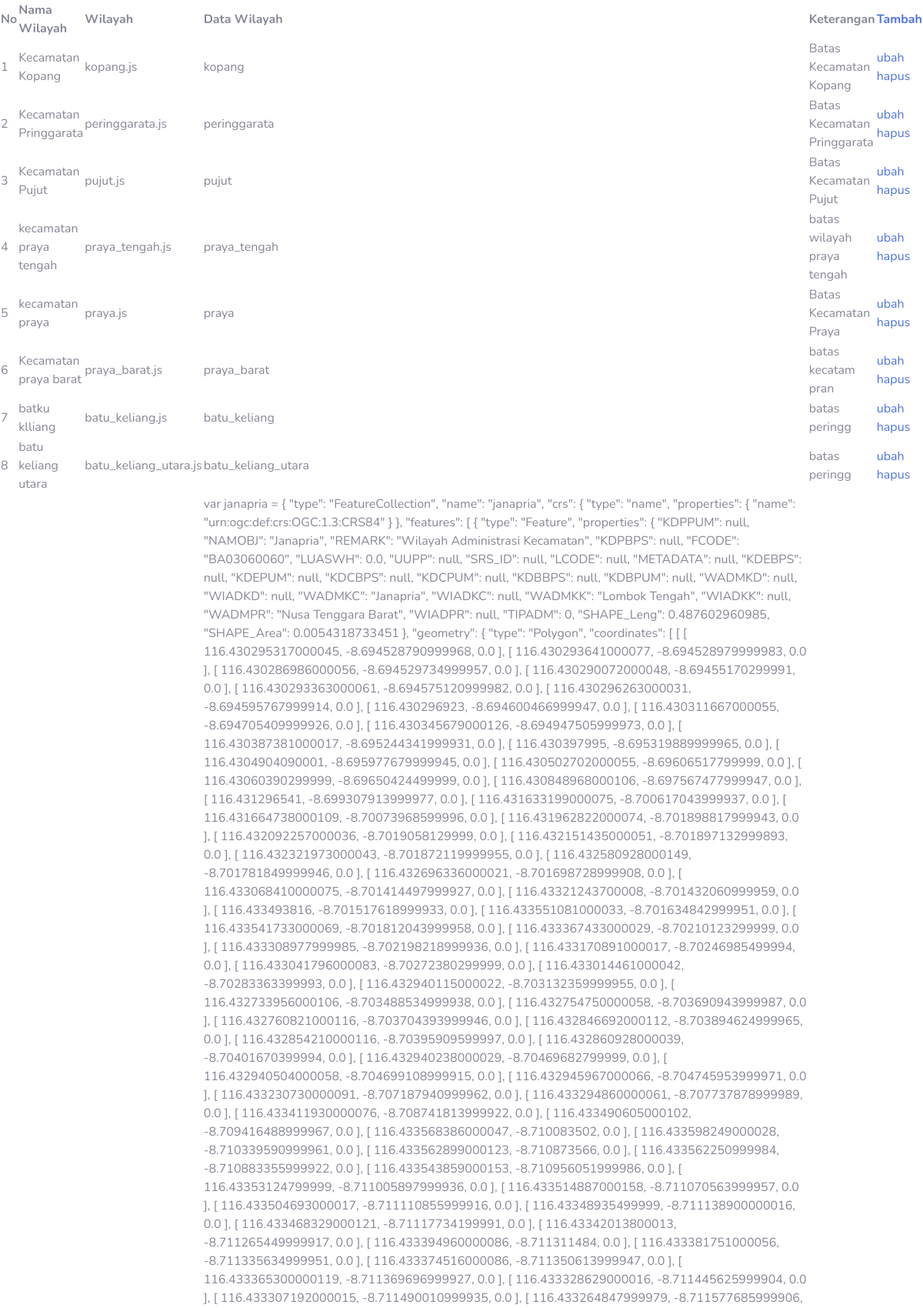
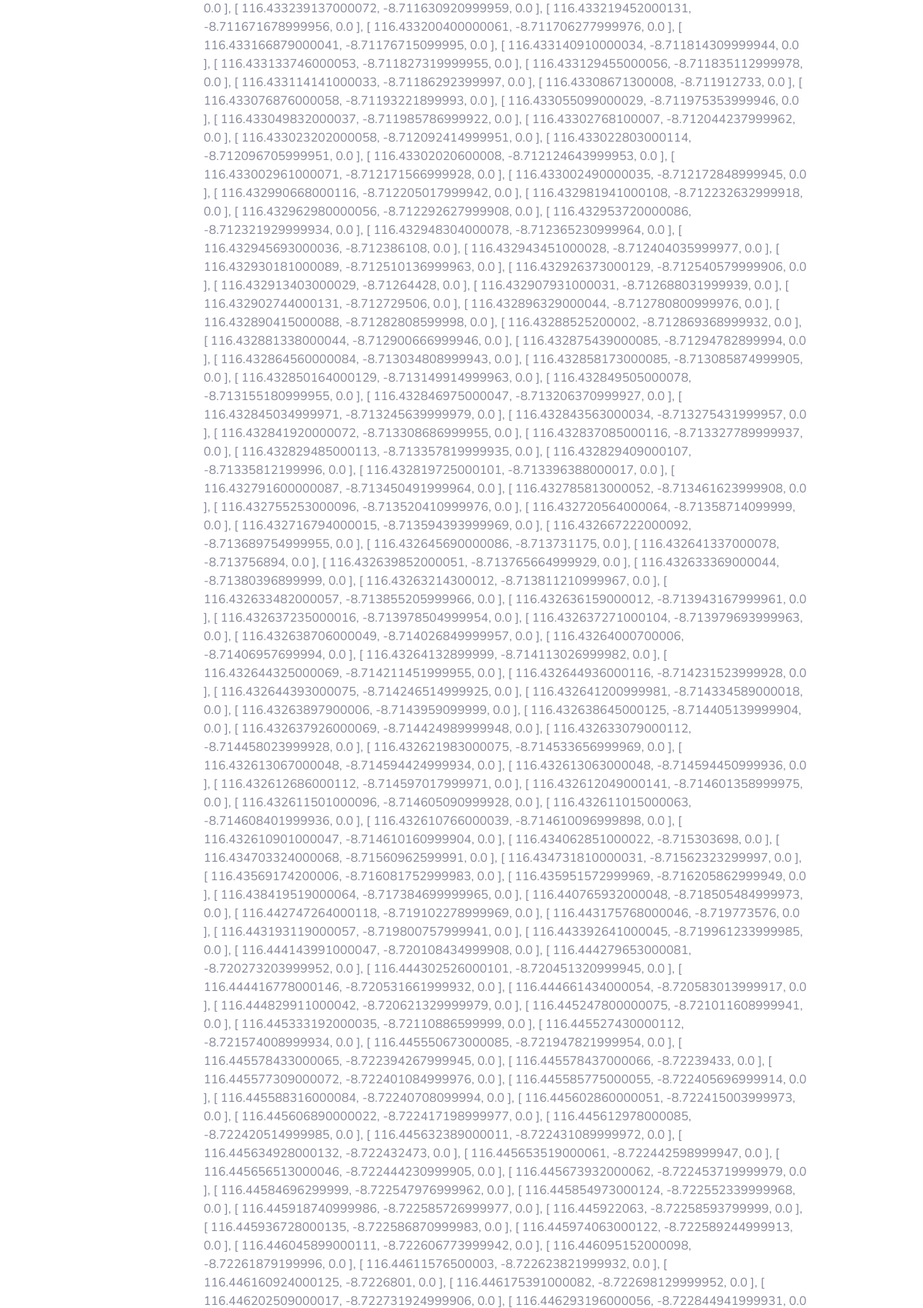
The page /index.php/wilayah (upper part) on the database its author committed (2 pictures, top to bottom).
### tables this page shows
CREATE TABLE `wilayah` (
  `idwilayah` int(11) NOT NULL,
  `nama` varchar(255) NOT NULL,
  `wilayah` varchar(255) NOT NULL,
  `datawilayah` text NOT NULL,
  `keterangan` varchar(255) NOT NULL
);

### application/controllers/Wilayah.php (called while the page is built, shortened)
<?php
class Wilayah extends CI_Controller
{
    public function __construct()
    {
        $this->load->model('Wilayah_model', 'wilayah');
    }
    public function index()
    {
        $data['wilayah'] = $this->wilayah->get_all();
        $this->load->view('template/header');
        $this->load->view('wilayah/index', $data);
        $this->load->view('template/footer');
    }
}

### index.php (called while the page is built, shortened)
<?php
require_once BASEPATH.'core/CodeIgniter.php';

### application/models/Wilayah_model.php (called while the page is built, shortened)
<?php
class Wilayah_model extends CI_model
{
    public $tabel = 'wilayah';
    public $id = 'idwilayah';
    public $order = 'ASC';
    public function get_all()
    {
        $this->db->order_by($this->id, $this->order);
        return $this->db->get($this->tabel)->result();
    }
}

### application/views/wilayah/index.php (the view, shortened to what this page needs)
<!DOCTYPE html>
<html lang="en">
<head>
</head>
<body>
    <table>
        <tr>
            <th>No</th>
            <th>Nama Wilayah</th>
            <th>Wilayah</th>
            <th>Data Wilayah</th>
            <th>Keterangan</th>
            <th>
                <a href=" <?= base_url('index.php/wilayah/add'); ?> ">Tambah</a>
            </th>
        </tr>
        <?php $no = 1;
        foreach ($wilayah as $wil) { ?>
            <tr>
                <td><?= $no++ ?></td>
                <td><?= $wil->nama ?></td>
                <td><?= $wil->wilayah ?></td>
                <td><?= $wil->datawilayah ?></td>
                <td><?= $wil->keterangan ?></td>
                <td>
                    <a href="<?= base_url('index.php/wilayah/update/') . $wil->idwilayah; ?>">ubah</a>
                    <a href="<?= base_url('index.php/wilayah/delete/') . $wil->idwilayah; ?>" onclick="return confirm('Anda Yakin Untuk Menghapus?');">hapus</a>
                </td>
            </tr>
        <?php } ?>
    </table>
</body>
</html>

### application/views/template/header.php (shortened to what this page needs)
<!DOCTYPE html>
<html lang="en">
<head>
    <link href="<?= base_url('assets/') ?>vendor/fontawesome-free/css/all.min.css" rel="stylesheet" type="text/css">
    <link href="<?= base_url('assets/') ?>css/sb-admin-2.min.css" rel="stylesheet">
</head>
<body id="page-top">

### application/views/template/footer.php (shortened to what this page needs)
</body>
</html>

### rows shown on the page
wilayah: nama "Kecamatan Kopang", wilayah "kopang.js", datawilayah "kopang", keterangan "Batas Kecamatan Kopang"
wilayah: nama "Kecamatan Pringgarata", wilayah "peringgarata.js", datawilayah "peringgarata", keterangan "Batas Kecamatan Pringgarata"
wilayah: nama "Kecamatan Pujut", wilayah "pujut.js", datawilayah "pujut", keterangan "Batas Kecamatan Pujut"
wilayah: nama "kecamatan praya tengah", wilayah "praya_tengah.js", datawilayah "praya_tengah", keterangan "batas wilayah praya tengah"
wilayah: nama "kecamatan praya", wilayah "praya.js", datawilayah "praya", keterangan "Batas Kecamatan Praya"
wilayah: nama "Kecamatan praya barat", wilayah "praya_barat.js", datawilayah "praya_barat", keterangan "batas kecatam pran"
wilayah: nama "batku klliang", wilayah "batu_keliang.js", datawilayah "batu_keliang", keterangan "batas peringg"
wilayah: nama "batu keliang utara", wilayah "batu_keliang_utara.js", datawilayah "batu_keliang_utara", keterangan "batas peringg"
